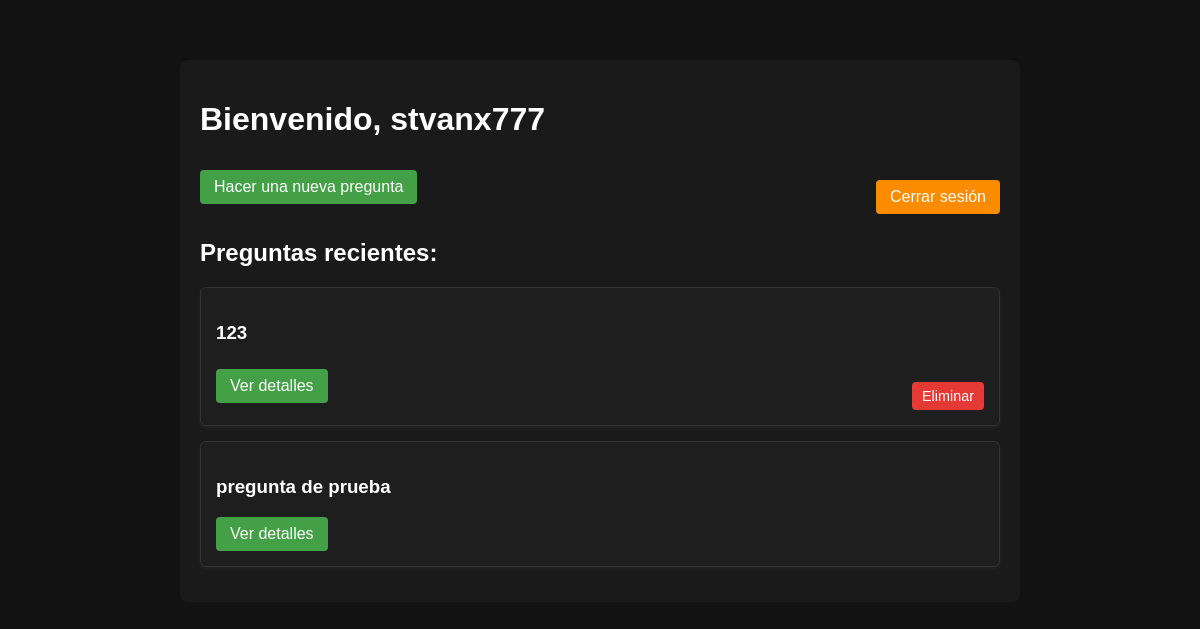
The page /questions/ (signed in) on the database its author committed.
### app/models.py (models this page shows)
class User(db.Model, UserMixin):
    id = db.Column(db.Integer, primary_key=True)
    username = db.Column(db.String(80), unique=True, nullable=False)
    email = db.Column(db.String(120), unique=True, nullable=False)
    password_hash = db.Column(db.String(128), nullable=False)
    questions = db.relationship('Question', backref='author', lazy=True)
    answers = db.relationship('Answer', backref='author', lazy=True)

class Question(db.Model):
    id = db.Column(db.Integer, primary_key=True)
    title = db.Column(db.String(200), nullable=False)
    content = db.Column(db.Text, nullable=False)
    subject = db.Column(db.String(100), nullable=False)
    date_posted = db.Column(db.DateTime, default=datetime.utcnow)
    user_id = db.Column(db.Integer, db.ForeignKey('user.id'), nullable=False)
    answers = db.relationship(
        'Answer',
        backref='question',
        lazy=True,
        cascade='all, delete-orphan'
    )

### app/routes/questions.py (the view)
@questions_bp.route('/')
@login_required
def list_questions():
    questions = Question.query.order_by(Question.date_posted.desc()).all()
    return render_template('questions/list.html', questions=questions)

### app/models.py (called while the page is built)
@login_manager.user_loader
def load_user(user_id):
    return User.query.get(int(user_id))

### app/templates/questions/list.html (shortened to what this page needs)
<!DOCTYPE html>
<html lang="es">
<head>
    <link rel="stylesheet" href="{{ url_for('static', filename='styles.css') }}">
</head>
<body>
    <div class="page-container">
        <h1>Bienvenido, {{ current_user.username }}</h1>
        <div class="top-actions">
            <a href="{{ url_for('questions.ask_question') }}" class="btn-primary">Hacer una nueva pregunta</a>
            <form action="{{ url_for('auth.logout') }}" method="get" style="display:inline;">
                <button type="submit" class="btn-secondary">Cerrar sesión</button>
            </form>
        </div>
        <h2>Preguntas recientes:</h2>
        {% for question in questions %}
        <div class="question-card">
            <h3>{{ question.title }}</h3>
            <div style="display: flex; justify-content: space-between; align-items: center; margin-top: 10px;">
                <a href="{{ url_for('questions.question_detail', question_id=question.id) }}" class="btn-primary">
                    Ver detalles
                </a>
                {% if question.author == current_user %}
                <form action="{{ url_for('questions.delete_question', question_id=question.id) }}" method="post" style="display:inline;">
                    <button type="submit" class="btn-delete" onclick="return confirm('¿Estás seguro de eliminar esta pregunta?');">Eliminar</button>
                </form>
                {% endif %}
            </div>
        </div>
        {% else %}
        <p>No hay preguntas aún.</p>
        {% endfor %}
    </div>
</body>
</html>

### app/static/styles.css (style rules this page uses)
body { font-family: Arial, sans-serif; background-color: #121212; margin: 0; padding: 20px; color: #e0e0e0; }
h1, h2, h3 { color: #ffffff; }
a { color: #82b1ff; text-decoration: none; }
form { margin-top: 20px; }
.question-card { background: #1e1e1e; border-radius: 6px; box-shadow: 0 2px 4px rgba(255, 255, 255, 0.05); padding: 15px; margin-bottom: 15px; border: 1px solid #333; }
.btn-delete { background-color: #e53935; border-radius: 4px; color: white; border: none; padding: 6px 10px; cursor: pointer; font-size: 0.9em; margin-left: 10px; }
.page-container { max-width: 800px; margin: 40px auto; padding: 20px 20px; background-color: #1a1a1a; border-radius: 8px; }
.top-actions { display: flex; justify-content: space-between; align-items: center; margin-bottom: 25px; }
.btn-primary { background-color: #43a047; color: white; padding: 8px 14px; border-radius: 4px; text-decoration: none; font-size: 1em; }
.btn-secondary { background-color: #fb8c00; color: white; padding: 8px 14px; border-radius: 4px; border: none; cursor: pointer; font-size: 1em; }

### rows shown on the page
User: username "stvanx777"
Question: title "123"
Question: title "pregunta de prueba"
